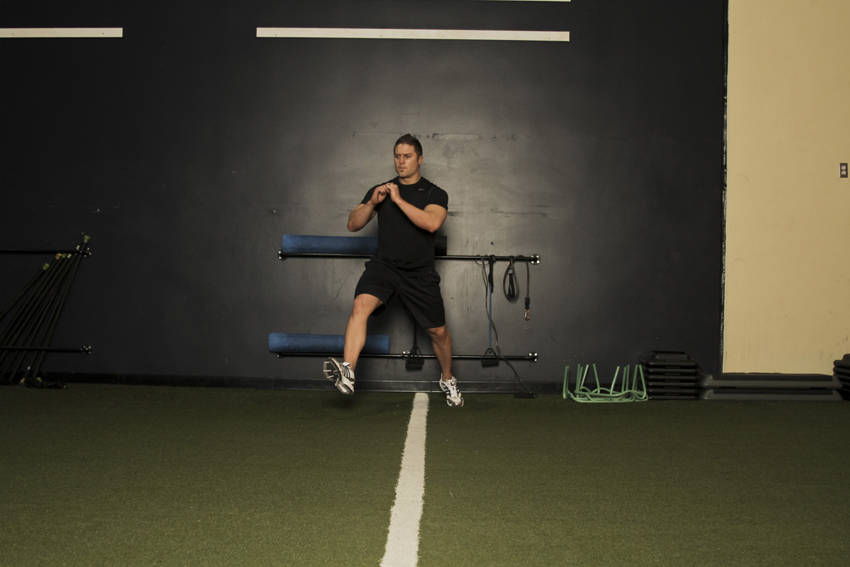
#> input picture initscripts/exercises/Alternate_Leg_Diagonal_Bound/0.jpg, 850 x 567 px, found by its file name
$ python resizing_posts_or_detailed_images.py
#> lines starting #> are read from the running program, lines starting #| are printed output that depends on the picture
import os
import sys
from PIL import Image
import concurrent.futures
from pathlib import Path
import logging
from tqdm import tqdm

class ImageProcessor:
    def __init__(self, input_dir, output_dir):
        self.input_dir = Path(input_dir)
        self.output_dir = Path(output_dir)
        self.output_dir.mkdir(parents=True, exist_ok=True)

        if sys.platform.startswith('win'):
            sys.stdout.reconfigure(encoding='utf-8')

        logging.basicConfig(
            level=logging.INFO,
            format='%(asctime)s - %(levelname)s - %(message)s',
            handlers=[
                logging.FileHandler('image_processing.log', encoding='utf-8'),
                logging.StreamHandler(sys.stdout)
            ]
        )
        self.logger = logging.getLogger(__name__)

    def optimize_image(self, img):
        """Optimize image while maintaining original dimensions and quality."""
        if img.mode in ('RGBA', 'P'):
            img = img.convert('RGB')
        return img

    def process_single_image(self, image_path, exercise_name):
        try:
            self.logger.info(f"Processing image: {image_path}")

            with Image.open(image_path) as img:
                original_size = os.path.getsize(image_path)
                processed_img = self.optimize_image(img)

                exercise_output_dir = self.output_dir / exercise_name
                exercise_output_dir.mkdir(parents=True, exist_ok=True)

                output_path = exercise_output_dir / f"{image_path.stem}.webp"

                # Start with high quality and gradually decrease if needed
                quality = 95
                min_quality = 75
                target_ratio = 0.7  # Try to achieve at least 30% reduction

                while quality >= min_quality:
                    processed_img.save(
                        output_path,
                        'WEBP',
                        quality=quality,
                        method=6,  # Highest compression effort
                        lossless=False,
                        exact=True
                    )

                    new_size = os.path.getsize(output_path)
                    compression_ratio = new_size / original_size

                    # If we achieve good compression or hit minimum quality, stop
                    if compression_ratio <= target_ratio or quality == min_quality:
                        break

                    # Decrease quality more aggressively if we're far from target
                    if compression_ratio > 0.9:
                        quality -= 5
                    else:
                        quality -= 2

                compression_percentage = (1 - new_size / original_size) * 100

                self.logger.info(f"""
                Successfully processed: {output_path}
                Original size: {original_size/1024:.1f}KB
                New size: {new_size/1024:.1f}KB
                Compression: {compression_percentage:.1f}%
                Final quality: {quality}
                Original dimensions: {img.size}
                """)

                return True, image_path.name, original_size, new_size

        except Exception as e:
            self.logger.error(f"Error processing {image_path}: {str(e)}")
            return False, image_path.name, 0, 0

    def find_images(self):
        """Find all images in subdirectories."""
        image_files = []
        exercise_dirs = [d for d in self.input_dir.iterdir() if d.is_dir()]

        self.logger.info(f"Found {len(exercise_dirs)} exercise directories")

        for exercise_dir in exercise_dirs:
            exercise_name = exercise_dir.name
            for img_num in ['0.jpg', '1.jpg']:
                img_path = exercise_dir / img_num
                if img_path.exists():
                    image_files.append((img_path, exercise_name))

        return image_files

    def process_batch(self, max_workers=None):
        image_files = self.find_images()

        if not image_files:
            self.logger.warning(f"No images found in {self.input_dir}")
            print(f"No images found in {self.input_dir}")
            return 0, 0, 0, 0

        total_images = len(image_files)
        self.logger.info(f"Found {total_images} images to process")
        print(f"Found {total_images} images to process")

        successful = 0
        failed = 0
        total_original_size = 0
        total_compressed_size = 0

        with concurrent.futures.ThreadPoolExecutor(max_workers=max_workers) as executor:
            futures = {executor.submit(self.process_single_image, img_path, exercise_name): img_path
                      for img_path, exercise_name in image_files}
#> in process_single_image, img is the input picture: PIL image 850x567 RGB; mean R, G, B 70.5, 66.9, 51.7
#> after the loop in process_single_image, `while quality >= min_quality:`: quality = 81
#| 2026-11-20 04:07:06,412 - INFO -
#|                 Successfully processed: initscripts/processed_exercises/Ab_Roller/0.webp
#|                 Original size: 31.1KB
#|                 New size: 20.3KB
#|                 Compression: 34.7%
#|                 Final quality: 81
#|                 Original dimensions: (850, 567)
#> call 2 of process_single_image, with exercise_name = 'Ab_Roller'
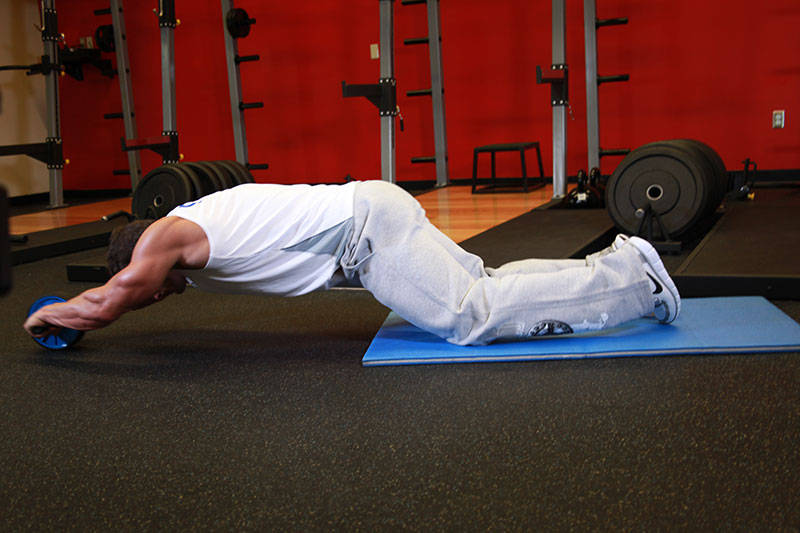
#> input picture initscripts/exercises/Ab_Roller/1.jpg, 800 x 533 px
#> in process_single_image, img is the input picture: PIL image 800x533 RGB; mean R, G, B 87.3, 54.5, 49.7
#> after the loop in process_single_image (call 2), `while quality >= min_quality:`: quality = 79
#| 2026-11-20 04:07:07,390 - INFO -
#|                 Successfully processed: initscripts/processed_exercises/Ab_Roller/1.webp
#|                 Original size: 60.5KB
#|                 New size: 38.5KB
#|                 Compression: 36.4%
#|                 Final quality: 79
#|                 Original dimensions: (800, 533)
#| 2026-11-20 04:07:07,976 - INFO -
#|                 Successfully processed: initscripts/processed_exercises/Alternate_Leg_Diagonal_Bound/0.webp
#|                 Original size: 31.1KB
#|                 New size: 20.3KB
#|                 Compression: 34.7%
#|                 Final quality: 81
#|                 Original dimensions: (850, 567)
#| 2026-11-20 04:07:09,109 - INFO -
#|                 Successfully processed: initscripts/processed_exercises/Alternate_Leg_Diagonal_Bound/1.webp
#|                 Original size: 60.5KB
#|                 New size: 38.5KB
#|                 Compression: 36.4%
#|                 Final quality: 79
#|                 Original dimensions: (800, 533)
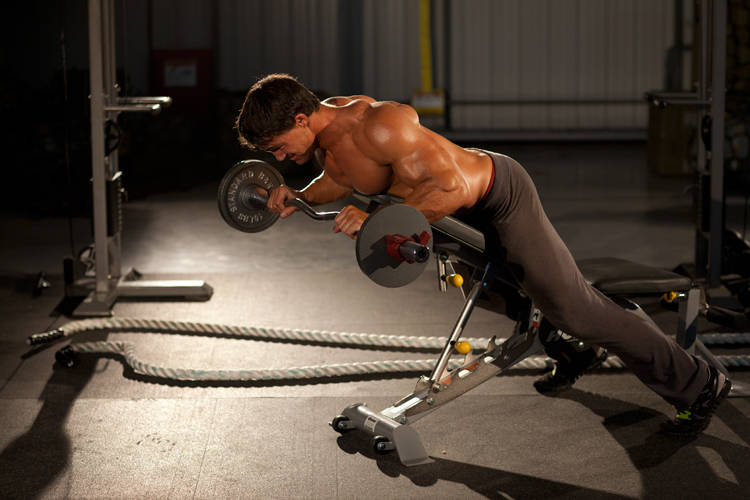
#> input picture initscripts/exercises/Anti-Gravity_Press/0.jpg, 750 x 500 px
#> in process_single_image, img is the input picture: PIL image 750x500 RGB; mean R, G, B 79.4, 67.2, 56.6
#| 2026-11-20 04:07:10,045 - INFO -
#|                 Successfully processed: initscripts/processed_exercises/Anti-Gravity_Press/0.webp
#|                 Original size: 46.1KB
#|                 New size: 31.1KB
#|                 Compression: 32.5%
#|                 Final quality: 79
#|                 Original dimensions: (750, 500)
#| 2026-11-20 04:07:11,072 - INFO -
#|                 Successfully processed: initscripts/processed_exercises/Anti-Gravity_Press/1.webp
#|                 Original size: 60.5KB
#|                 New size: 38.5KB
#|                 Compression: 36.4%
#|                 Final quality: 79
#|                 Original dimensions: (800, 533)
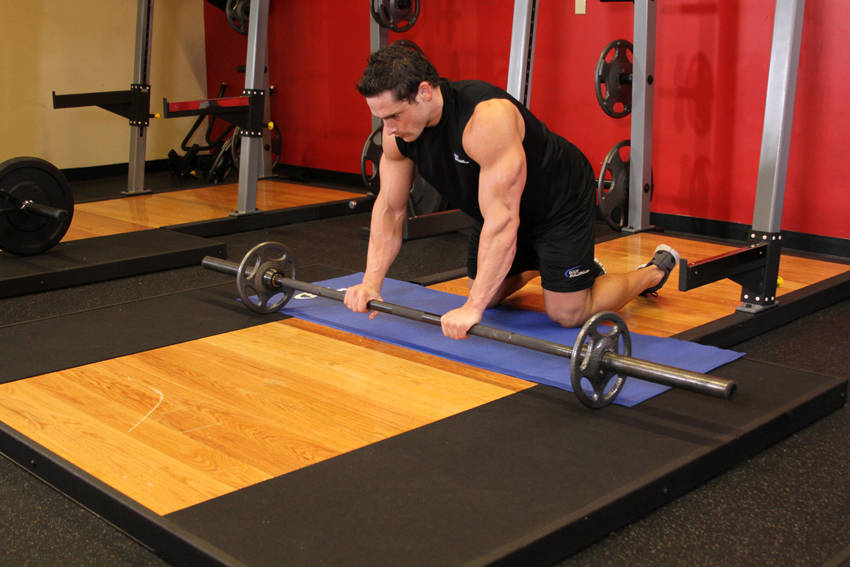
#> input picture initscripts/exercises/Barbell_Ab_Rollout_-_On_Knees/0.jpg, 850 x 567 px
#> in process_single_image, img is the input picture: PIL image 850x567 RGB; mean R, G, B 116.1, 70.7, 47.9
#> after the loop in process_single_image (call 7), `while quality >= min_quality:`: quality = 81
#| 2026-11-20 04:07:12,137 - INFO -
#|                 Successfully processed: initscripts/processed_exercises/Barbell_Ab_Rollout_-_On_Knees/0.webp
#|                 Original size: 66.4KB
#|                 New size: 44.9KB
#|                 Compression: 32.5%
#|                 Final quality: 81
#|                 Original dimensions: (850, 567)
#| 2026-11-20 04:07:13,280 - INFO -
#|                 Successfully processed: initscripts/processed_exercises/Barbell_Ab_Rollout_-_On_Knees/1.webp
#|                 Original size: 60.5KB
#|                 New size: 38.5KB
#|                 Compression: 36.4%
#|                 Final quality: 79
#|                 Original dimensions: (800, 533)
#| 2026-11-20 04:07:14,016 - INFO -
#|                 Successfully processed: initscripts/processed_exercises/Barbell_Rollout_from_Bench/0.webp
#|                 Original size: 31.1KB
#|                 New size: 20.3KB
#|                 Compression: 34.7%
#|                 Final quality: 81
#|                 Original dimensions: (850, 567)
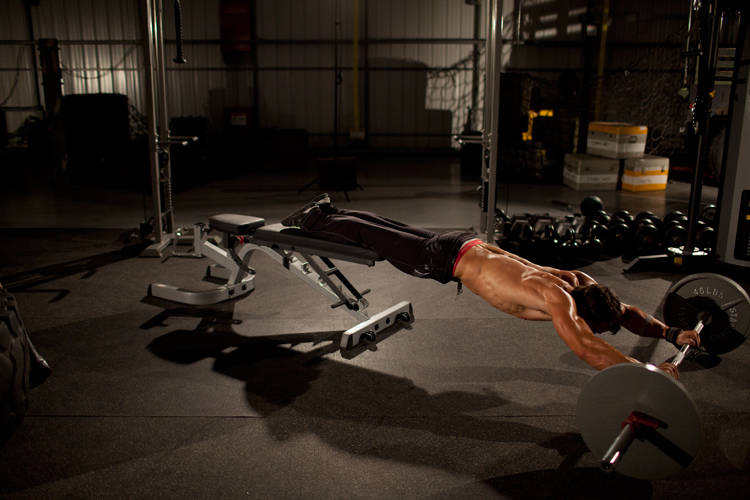
#> input picture initscripts/exercises/Barbell_Rollout_from_Bench/1.jpg, 750 x 500 px
#> in process_single_image, img is the input picture: PIL image 750x500 RGB; mean R, G, B 42.6, 33.3, 26.1
#> after the loop in process_single_image (call 10), `while quality >= min_quality:`: quality = 79
#| 2026-11-20 04:07:15,014 - INFO -
#|                 Successfully processed: initscripts/processed_exercises/Barbell_Rollout_from_Bench/1.webp
#|                 Original size: 45.2KB
#|                 New size: 29.3KB
#|                 Compression: 35.3%
#|                 Final quality: 79
#|                 Original dimensions: (750, 500)
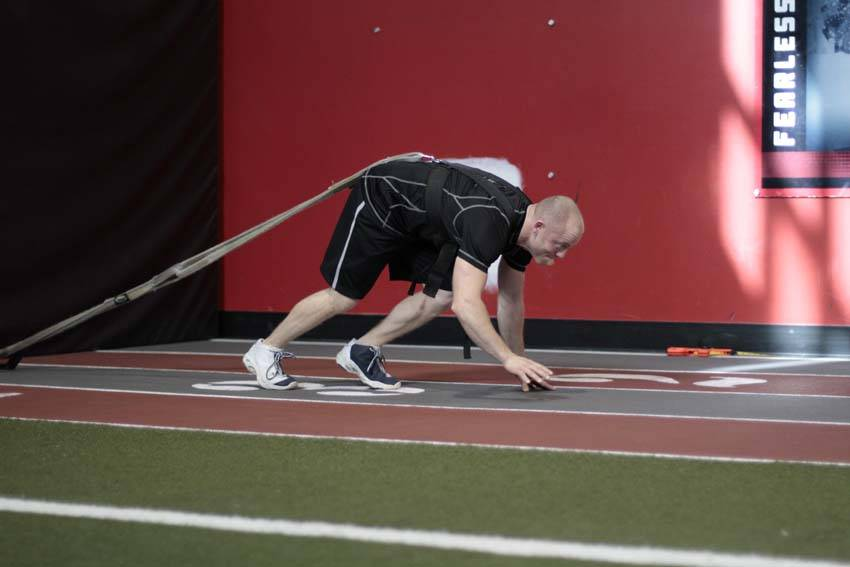
#> input picture initscripts/exercises/Bear_Crawl_Sled_Drags/0.jpg, 850 x 567 px
#> in process_single_image, img is the input picture: PIL image 850x567 RGB; mean R, G, B 104.8, 74.3, 71.7
#| 2026-11-20 04:07:15,870 - INFO -
#|                 Successfully processed: initscripts/processed_exercises/Bear_Crawl_Sled_Drags/0.webp
#|                 Original size: 34.0KB
#|                 New size: 23.2KB
#|                 Compression: 31.8%
#|                 Final quality: 79
#|                 Original dimensions: (850, 567)
#| 2026-11-20 04:07:16,939 - INFO -
#|                 Successfully processed: initscripts/processed_exercises/Bear_Crawl_Sled_Drags/1.webp
#|                 Original size: 60.5KB
#|                 New size: 38.5KB
#|                 Compression: 36.4%
#|                 Final quality: 79
#|                 Original dimensions: (800, 533)

            with tqdm(total=total_images, desc="Processing images") as pbar:
                for future in concurrent.futures.as_completed(futures):
                    result = future.result()
                    success, filename, orig_size, new_size = result
                    if success:
                        successful += 1
                        total_original_size += orig_size
                        total_compressed_size += new_size
                    else:
                        failed += 1
                    pbar.update(1)

        return successful, failed, total_original_size, total_compressed_size

def main():
    script_dir = Path(__file__).parent
    input_dir = script_dir / "exercises"
    output_dir = script_dir / "processed_exercises"

    print(f"Input directory: {input_dir}")
    print(f"Output directory: {output_dir}")

    if not input_dir.exists():
        print(f"ERROR: Input directory does not exist: {input_dir}")
        return

    processor = ImageProcessor(input_dir, output_dir)
    successful, failed, total_original_size, total_compressed_size = processor.process_batch()

    total_compression_ratio = (1 - total_compressed_size / total_original_size) * 100 if total_original_size > 0 else 0

    print(f"""
    Processing completed:
    ✓ Successfully processed: {successful}
    ✗ Failed: {failed}

    Total compression results:
    • Original size: {total_original_size/1024/1024:.1f}MB
    • Compressed size: {total_compressed_size/1024/1024:.1f}MB
    • Total space saved: {(total_original_size - total_compressed_size)/1024/1024:.1f}MB
    • Average compression ratio: {total_compression_ratio:.1f}%

    Processed images can be found in: {output_dir}
    """)

if __name__ == "__main__":
    main()
